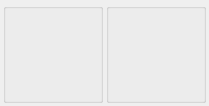
       <widget class="QWidget" name="CurveTab">
        <attribute name="title">
         <string>Curve settings</string>
        </attribute>
        <layout class="QGridLayout" name="gridLayout_7">
         <property name="margin">
          <number>3</number>
         </property>
         <property name="spacing">
          <number>3</number>
         </property>
         <item row="0" column="0">
          <layout class="QHBoxLayout" name="horizontalLayout_6"/>
         </item>
         <item row="1" column="0">
          <layout class="QHBoxLayout" name="horizontalLayout_3">
           <property name="spacing">
            <number>3</number>
           </property>
           <item>
            <widget class="QGroupBox" name="ThrottleCurveBox">
             <property name="sizePolicy">
              <sizepolicy hsizetype="Preferred" vsizetype="Preferred">
               <horstretch>1</horstretch>
               <verstretch>1</verstretch>
              </sizepolicy>
             </property>
             <property name="minimumSize">
              <size>
               <width>100</width>
               <height>100</height>
              </size>
             </property>
             <property name="sizeIncrement">
              <size>
               <width>10</width>
               <height>10</height>
              </size>
             </property>
             <property name="baseSize">
              <size>
               <width>100</width>
               <height>100</height>
              </size>
             </property>
             <property name="layoutDirection">
              <enum>Qt::LeftToRight</enum>
             </property>
             <property name="title">
              <string/>
             </property>
             <property name="alignment">
              <set>Qt::AlignLeading|Qt::AlignLeft|Qt::AlignVCenter</set>
             </property>
             <property name="flat">
              <bool>false</bool>
             </property>
             <layout class="QGridLayout" name="gridLayout">
              <property name="margin">
               <number>0</number>
              </property>
              <property name="spacing">
               <number>0</number>
              </property>
              <item row="0" column="0">
               <widget class="MixerCurve" name="ThrottleCurve" native="true">
                <property name="sizePolicy">
                 <sizepolicy hsizetype="Expanding" vsizetype="Expanding">
                  <horstretch>1</horstretch>
                  <verstretch>1</verstretch>
                 </sizepolicy>
                </property>
                <property name="minimumSize">
                 <size>
                  <width>50</width>
                  <height>50</height>
                 </size>
                </property>
                <property name="maximumSize">
                 <size>
                  <width>1000</width>
                  <height>1000</height>
                 </size>
                </property>
                <property name="sizeIncrement">
                 <size>
                  <width>10</width>
                  <height>10</height>
                 </size>
                </property>
                <property name="baseSize">
                 <size>
                  <width>200</width>
                  <height>200</height>
                 </size>
                </property>
               </widget>
              </item>
             </layout>
            </widget>
           </item>
           <item>
            <widget class="QGroupBox" name="PitchCurveBox">
             <property name="sizePolicy">
              <sizepolicy hsizetype="Preferred" vsizetype="Preferred">
               <horstretch>1</horstretch>
               <verstretch>1</verstretch>
              </sizepolicy>
             </property>
             <property name="minimumSize">
              <size>
               <width>100</width>
               <height>100</height>
              </size>
             </property>
             <property name="sizeIncrement">
              <size>
               <width>10</width>
               <height>10</height>
              </size>
             </property>
             <property name="baseSize">
              <size>
               <width>100</width>
               <height>100</height>
              </size>
             </property>
             <property name="title">
              <string/>
             </property>
             <layout class="QGridLayout" name="gridLayout_5">
              <property name="margin">
               <number>0</number>
              </property>
              <property name="spacing">
               <number>0</number>
              </property>
              <item row="0" column="0">
               <widget class="MixerCurve" name="PitchCurve" native="true">
                <property name="sizePolicy">
                 <sizepolicy hsizetype="Fixed" vsizetype="Expanding">
                  <horstretch>1</horstretch>
                  <verstretch>1</verstretch>
                 </sizepolicy>
                </property>
                <property name="minimumSize">
                 <size>
                  <width>50</width>
                  <height>50</height>
                 </size>
                </property>
                <property name="maximumSize">
                 <size>
                  <width>1000</width>
                  <height>1000</height>
                 </size>
                </property>
                <property name="sizeIncrement">
                 <size>
                  <width>10</width>
                  <height>10</height>
                 </size>
                </property>
                <property name="baseSize">
                 <size>
                  <width>200</width>
                  <height>200</height>
                 </size>
                </property>
               </widget>
              </item>
             </layout>
            </widget>
           </item>
          </layout>
         </item>
         <item row="2" column="0">
          <spacer name="verticalSpacer_2">
           <property name="orientation">
            <enum>Qt::Vertical</enum>
           </property>
           <property name="sizeType">
            <enum>QSizePolicy::Preferred</enum>
           </property>
           <property name="sizeHint" stdset="0">
            <size>
             <width>20</width>
             <height>0</height>
            </size>
           </property>
          </spacer>
         </item>
        </layout>
       </widget>
